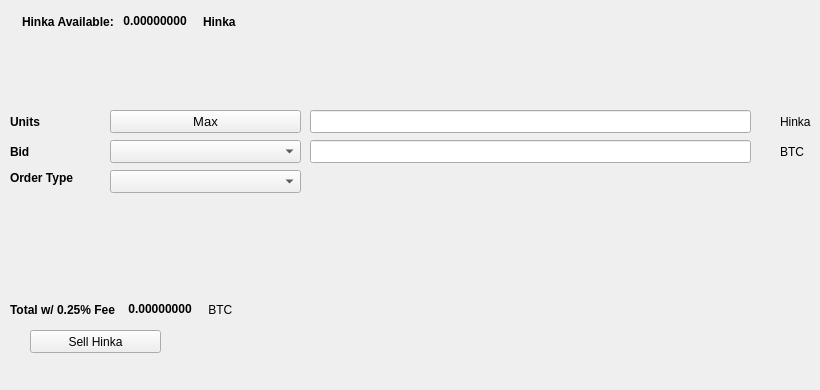
   <widget class="QWidget" name="SellTab">
    <attribute name="title">
     <string>Sell</string>
    </attribute>
    <widget class="QLabel" name="label_16">
     <property name="geometry">
      <rect>
       <x>780</x>
       <y>140</y>
       <width>31</width>
       <height>23</height>
      </rect>
     </property>
     <property name="text">
      <string>BTC</string>
     </property>
    </widget>
    <widget class="QComboBox" name="SellBidcomboBox">
     <property name="geometry">
      <rect>
       <x>110</x>
       <y>140</y>
       <width>191</width>
       <height>23</height>
      </rect>
     </property>
     <property name="font">
      <font>
       <pointsize>10</pointsize>
      </font>
     </property>
    </widget>
    <widget class="QLabel" name="label_18">
     <property name="geometry">
      <rect>
       <x>10</x>
       <y>110</y>
       <width>46</width>
       <height>23</height>
      </rect>
     </property>
     <property name="font">
      <font>
       <weight>75</weight>
       <bold>true</bold>
      </font>
     </property>
     <property name="text">
      <string>Units</string>
     </property>
    </widget>
    <widget class="QPushButton" name="Sell_Max_Amount">
     <property name="geometry">
      <rect>
       <x>110</x>
       <y>110</y>
       <width>191</width>
       <height>23</height>
      </rect>
     </property>
     <property name="font">
      <font>
       <pointsize>10</pointsize>
      </font>
     </property>
     <property name="text">
      <string>Max</string>
     </property>
    </widget>
    <widget class="QLabel" name="label_20">
     <property name="geometry">
      <rect>
       <x>10</x>
       <y>170</y>
       <width>91</width>
       <height>16</height>
      </rect>
     </property>
     <property name="font">
      <font>
       <weight>75</weight>
       <bold>true</bold>
      </font>
     </property>
     <property name="text">
      <string>Order Type</string>
     </property>
    </widget>
    <widget class="QComboBox" name="SellOrdertypeCombo">
     <property name="geometry">
      <rect>
       <x>110</x>
       <y>170</y>
       <width>191</width>
       <height>23</height>
      </rect>
     </property>
     <property name="font">
      <font>
       <pointsize>10</pointsize>
      </font>
     </property>
    </widget>
    <widget class="QLabel" name="label_21">
     <property name="geometry">
      <rect>
       <x>10</x>
       <y>140</y>
       <width>46</width>
       <height>23</height>
      </rect>
     </property>
     <property name="font">
      <font>
       <weight>75</weight>
       <bold>true</bold>
      </font>
     </property>
     <property name="text">
      <string>Bid</string>
     </property>
    </widget>
    <widget class="QLabel" name="label_22">
     <property name="geometry">
      <rect>
       <x>780</x>
       <y>110</y>
       <width>31</width>
       <height>23</height>
      </rect>
     </property>
     <property name="text">
      <string>Hinka</string>
     </property>
    </widget>
    <widget class="QLineEdit" name="UnitsInputHinka">
     <property name="geometry">
      <rect>
       <x>310</x>
       <y>110</y>
       <width>441</width>
       <height>23</height>
      </rect>
     </property>
     <property name="font">
      <font>
       <pointsize>9</pointsize>
       <weight>75</weight>
       <bold>true</bold>
      </font>
     </property>
    </widget>
    <widget class="QLineEdit" name="SellBidPriceEdit">
     <property name="geometry">
      <rect>
       <x>310</x>
       <y>140</y>
       <width>441</width>
       <height>23</height>
      </rect>
     </property>
     <property name="font">
      <font>
       <pointsize>9</pointsize>
       <weight>75</weight>
       <bold>true</bold>
      </font>
     </property>
    </widget>
    <widget class="QPushButton" name="SellHinkaBTN">
     <property name="geometry">
      <rect>
       <x>30</x>
       <y>330</y>
       <width>131</width>
       <height>23</height>
      </rect>
     </property>
     <property name="text">
      <string>Sell Hinka</string>
     </property>
     <property name="icon">
      <iconset resource="../hinka">
       <normaloff>:/icons/bitcoin</normaloff>:/icons/bitcoin</iconset>
     </property>
    </widget>
    <widget class="QWidget" name="layoutWidget3">
     <property name="geometry">
      <rect>
       <x>22</x>
       <y>12</y>
       <width>258</width>
       <height>19</height>
      </rect>
     </property>
     <layout class="QHBoxLayout" name="horizontalLayout">
      <item>
       <widget class="QLabel" name="label232_2">
        <property name="font">
         <font>
          <weight>75</weight>
          <bold>true</bold>
         </font>
        </property>
        <property name="text">
         <string>Hinka Available:</string>
        </property>
       </widget>
      </item>
      <item>
       <widget class="QLabel" name="HinkaAvailableLabel">
        <property name="palette">
         <palette>
          <active>
           <colorrole role="WindowText">
            <brush brushstyle="SolidPattern">
             <color alpha="255">
              <red>0</red>
              <green>0</green>
              <blue>0</blue>
             </color>
            </brush>
           </colorrole>
           <colorrole role="Button">
            <brush brushstyle="SolidPattern">
             <color alpha="255">
              <red>0</red>
              <green>170</green>
              <blue>0</blue>
             </color>
            </brush>
           </colorrole>
           <colorrole role="Light">
            <brush brushstyle="SolidPattern">
             <color alpha="255">
              <red>0</red>
              <green>255</green>
              <blue>0</blue>
             </color>
            </brush>
           </colorrole>
           <colorrole role="Midlight">
            <brush brushstyle="SolidPattern">
             <color alpha="255">
              <red>0</red>
              <green>212</green>
              <blue>0</blue>
             </color>
            </brush>
           </colorrole>
           <colorrole role="Dark">
            <brush brushstyle="SolidPattern">
             <color alpha="255">
              <red>0</red>
              <green>85</green>
              <blue>0</blue>
             </color>
            </brush>
           </colorrole>
           <colorrole role="Mid">
            <brush brushstyle="SolidPattern">
             <color alpha="255">
              <red>0</red>
              <green>113</green>
              <blue>0</blue>
             </color>
            </brush>
           </colorrole>
           <colorrole role="Text">
            <brush brushstyle="SolidPattern">
             <color alpha="255">
              <red>0</red>
              <green>170</green>
              <blue>0</blue>
             </color>
            </brush>
           </colorrole>
           <colorrole role="BrightText">
            <brush brushstyle="SolidPattern">
             <color alpha="255">
              <red>255</red>
              <green>255</green>
              <blue>255</blue>
             </color>
            </brush>
           </colorrole>
           <colorrole role="ButtonText">
            <brush brushstyle="SolidPattern">
             <color alpha="255">
              <red>0</red>
              <green>0</green>
              <blue>0</blue>
             </color>
            </brush>
           </colorrole>
           <colorrole role="Base">
            <brush brushstyle="SolidPattern">
             <color alpha="255">
              <red>255</red>
              <green>255</green>
              <blue>255</blue>
             </color>
            </brush>
           </colorrole>
           <colorrole role="Window">
            <brush brushstyle="SolidPattern">
             <color alpha="255">
              <red>0</red>
              <green>170</green>
              <blue>0</blue>
             </color>
            </brush>
           </colorrole>
           <colorrole role="Shadow">
            <brush brushstyle="SolidPattern">
             <color alpha="255">
              <red>0</red>
              <green>0</green>
              <blue>0</blue>
             </color>
            </brush>
           </colorrole>
           <colorrole role="AlternateBase">
            <brush brushstyle="SolidPattern">
             <color alpha="255">
              <red>127</red>
              <green>212</green>
              <blue>127</blue>
             </color>
            </brush>
           </colorrole>
           <colorrole role="ToolTipBase">
            <brush brushstyle="SolidPattern">
             <color alpha="255">
              <red>255</red>
              <green>255</green>
              <blue>220</blue>
             </color>
            </brush>
           </colorrole>
           <colorrole role="ToolTipText">
            <brush brushstyle="SolidPattern">
             <color alpha="255">
              <red>0</red>
              <green>0</green>
              <blue>0</blue>
             </color>
            </brush>
           </colorrole>
          </active>
          <inactive>
           <colorrole role="WindowText">
            <brush brushstyle="SolidPattern">
             <color alpha="255">
              <red>0</red>
              <green>0</green>
              <blue>0</blue>
             </color>
            </brush>
           </colorrole>
           <colorrole role="Button">
            <brush brushstyle="SolidPattern">
             <color alpha="255">
              <red>0</red>
              <green>170</green>
              <blue>0</blue>
             </color>
            </brush>
           </colorrole>
           <colorrole role="Light">
            <brush brushstyle="SolidPattern">
             <color alpha="255">
              <red>0</red>
              <green>255</green>
              <blue>0</blue>
             </color>
            </brush>
           </colorrole>
           <colorrole role="Midlight">
            <brush brushstyle="SolidPattern">
             <color alpha="255">
              <red>0</red>
              <green>212</green>
              <blue>0</blue>
             </color>
            </brush>
           </colorrole>
           <colorrole role="Dark">
            <brush brushstyle="SolidPattern">
             <color alpha="255">
              <red>0</red>
              <green>85</green>
              <blue>0</blue>
             </color>
            </brush>
           </colorrole>
           <colorrole role="Mid">
            <brush brushstyle="SolidPattern">
             <color alpha="255">
              <red>0</red>
              <green>113</green>
              <blue>0</blue>
             </color>
            </brush>
           </colorrole>
           <colorrole role="Text">
            <brush brushstyle="SolidPattern">
             <color alpha="255">
              <red>0</red>
              <green>170</green>
              <blue>0</blue>
             </color>
            </brush>
           </colorrole>
           <colorrole role="BrightText">
            <brush brushstyle="SolidPattern">
             <color alpha="255">
              <red>255</red>
              <green>255</green>
              <blue>255</blue>
             </color>
            </brush>
           </colorrole>
           <colorrole role="ButtonText">
            <brush brushstyle="SolidPattern">
             <color alpha="255">
              <red>0</red>
              <green>0</green>
              <blue>0</blue>
             </color>
            </brush>
           </colorrole>
           <colorrole role="Base">
            <brush brushstyle="SolidPattern">
             <color alpha="255">
              <red>255</red>
              <green>255</green>
              <blue>255</blue>
             </color>
            </brush>
           </colorrole>
           <colorrole role="Window">
            <brush brushstyle="SolidPattern">
             <color alpha="255">
              <red>0</red>
              <green>170</green>
              <blue>0</blue>
             </color>
            </brush>
           </colorrole>
           <colorrole role="Shadow">
            <brush brushstyle="SolidPattern">
             <color alpha="255">
              <red>0</red>
              <green>0</green>
              <blue>0</blue>
             </color>
            </brush>
           </colorrole>
           <colorrole role="AlternateBase">
            <brush brushstyle="SolidPattern">
             <color alpha="255">
              <red>127</red>
              <green>212</green>
              <blue>127</blue>
             </color>
            </brush>
           </colorrole>
           <colorrole role="ToolTipBase">
            <brush brushstyle="SolidPattern">
             <color alpha="255">
              <red>255</red>
              <green>255</green>
              <blue>220</blue>
             </color>
            </brush>
           </colorrole>
           <colorrole role="ToolTipText">
            <brush brushstyle="SolidPattern">
             <color alpha="255">
              <red>0</red>
              <green>0</green>
              <blue>0</blue>
             </color>
            </brush>
           </colorrole>
          </inactive>
          <disabled>
           <colorrole role="WindowText">
            <brush brushstyle="SolidPattern">
             <color alpha="255">
              <red>0</red>
              <green>85</green>
              <blue>0</blue>
             </color>
            </brush>
           </colorrole>
           <colorrole role="Button">
            <brush brushstyle="SolidPattern">
             <color alpha="255">
              <red>0</red>
              <green>170</green>
              <blue>0</blue>
             </color>
            </brush>
           </colorrole>
           <colorrole role="Light">
            <brush brushstyle="SolidPattern">
             <color alpha="255">
              <red>0</red>
              <green>255</green>
              <blue>0</blue>
             </color>
            </brush>
           </colorrole>
           <colorrole role="Midlight">
            <brush brushstyle="SolidPattern">
             <color alpha="255">
              <red>0</red>
              <green>212</green>
              <blue>0</blue>
             </color>
            </brush>
           </colorrole>
           <colorrole role="Dark">
            <brush brushstyle="SolidPattern">
             <color alpha="255">
              <red>0</red>
              <green>85</green>
              <blue>0</blue>
             </color>
            </brush>
           </colorrole>
           <colorrole role="Mid">
            <brush brushstyle="SolidPattern">
             <color alpha="255">
              <red>0</red>
              <green>113</green>
              <blue>0</blue>
             </color>
            </brush>
           </colorrole>
           <colorrole role="Text">
            <brush brushstyle="SolidPattern">
             <color alpha="255">
              <red>0</red>
              <green>85</green>
              <blue>0</blue>
             </color>
            </brush>
           </colorrole>
           <colorrole role="BrightText">
            <brush brushstyle="SolidPattern">
             <color alpha="255">
              <red>255</red>
              <green>255</green>
              <blue>255</blue>
             </color>
            </brush>
           </colorrole>
           <colorrole role="ButtonText">
            <brush brushstyle="SolidPattern">
             <color alpha="255">
              <red>0</red>
              <green>85</green>
              <blue>0</blue>
             </color>
            </brush>
           </colorrole>
           <colorrole role="Base">
            <brush brushstyle="SolidPattern">
             <color alpha="255">
              <red>0</red>
              <green>170</green>
              <blue>0</blue>
             </color>
            </brush>
           </colorrole>
           <colorrole role="Window">
            <brush brushstyle="SolidPattern">
             <color alpha="255">
              <red>0</red>
              <green>170</green>
              <blue>0</blue>
             </color>
            </brush>
           </colorrole>
           <colorrole role="Shadow">
            <brush brushstyle="SolidPattern">
             <color alpha="255">
              <red>0</red>
              <green>0</green>
              <blue>0</blue>
             </color>
            </brush>
           </colorrole>
           <colorrole role="AlternateBase">
            <brush brushstyle="SolidPattern">
             <color alpha="255">
              <red>0</red>
              <green>170</green>
              <blue>0</blue>
             </color>
            </brush>
           </colorrole>
           <colorrole role="ToolTipBase">
            <brush brushstyle="SolidPattern">
             <color alpha="255">
              <red>255</red>
              <green>255</green>
              <blue>220</blue>
             </color>
            </brush>
           </colorrole>
           <colorrole role="ToolTipText">
            <brush brushstyle="SolidPattern">
             <color alpha="255">
              <red>0</red>
              <green>0</green>
              <blue>0</blue>
             </color>
            </brush>
           </colorrole>
          </disabled>
         </palette>
        </property>
        <property name="font">
         <font>
          <weight>75</weight>
          <bold>true</bold>
         </font>
        </property>
        <property name="text">
         <string> 0.00000000 </string>
        </property>
        <property name="textInteractionFlags">
         <set>Qt::LinksAccessibleByMouse|Qt::TextSelectableByKeyboard|Qt::TextSelectableByMouse</set>
        </property>
       </widget>
      </item>
      <item>
       <widget class="QLabel" name="labelHinka">
        <property name="font">
         <font>
          <weight>75</weight>
          <bold>true</bold>
         </font>
        </property>
        <property name="text">
         <string>Hinka</string>
        </property>
       </widget>
      </item>
     </layout>
    </widget>
    <widget class="QWidget" name="layoutWidget">
     <property name="geometry">
      <rect>
       <x>10</x>
       <y>300</y>
       <width>268</width>
       <height>19</height>
      </rect>
     </property>
     <layout class="QHBoxLayout" name="horizontalLayout_2">
      <item>
       <widget class="QLabel" name="label_19">
        <property name="font">
         <font>
          <weight>75</weight>
          <bold>true</bold>
         </font>
        </property>
        <property name="text">
         <string>Total w/ 0.25% Fee </string>
        </property>
       </widget>
      </item>
      <item>
       <widget class="QLabel" name="SellCostLabel">
        <property name="palette">
         <palette>
          <active>
           <colorrole role="WindowText">
            <brush brushstyle="SolidPattern">
             <color alpha="255">
              <red>0</red>
              <green>0</green>
              <blue>0</blue>
             </color>
            </brush>
           </colorrole>
           <colorrole role="Button">
            <brush brushstyle="SolidPattern">
             <color alpha="255">
              <red>0</red>
              <green>170</green>
              <blue>0</blue>
             </color>
            </brush>
           </colorrole>
           <colorrole role="Light">
            <brush brushstyle="SolidPattern">
             <color alpha="255">
              <red>0</red>
              <green>255</green>
              <blue>0</blue>
             </color>
            </brush>
           </colorrole>
           <colorrole role="Midlight">
            <brush brushstyle="SolidPattern">
             <color alpha="255">
              <red>0</red>
              <green>212</green>
              <blue>0</blue>
             </color>
            </brush>
           </colorrole>
           <colorrole role="Dark">
            <brush brushstyle="SolidPattern">
             <color alpha="255">
              <red>0</red>
              <green>85</green>
              <blue>0</blue>
             </color>
            </brush>
           </colorrole>
           <colorrole role="Mid">
            <brush brushstyle="SolidPattern">
             <color alpha="255">
              <red>0</red>
              <green>113</green>
              <blue>0</blue>
             </color>
            </brush>
           </colorrole>
           <colorrole role="Text">
            <brush brushstyle="SolidPattern">
             <color alpha="255">
              <red>0</red>
              <green>170</green>
              <blue>0</blue>
             </color>
            </brush>
           </colorrole>
           <colorrole role="BrightText">
            <brush brushstyle="SolidPattern">
             <color alpha="255">
              <red>255</red>
              <green>255</green>
              <blue>255</blue>
             </color>
            </brush>
           </colorrole>
           <colorrole role="ButtonText">
            <brush brushstyle="SolidPattern">
             <color alpha="255">
              <red>0</red>
              <green>0</green>
              <blue>0</blue>
             </color>
            </brush>
           </colorrole>
           <colorrole role="Base">
            <brush brushstyle="SolidPattern">
             <color alpha="255">
              <red>255</red>
              <green>255</green>
              <blue>255</blue>
             </color>
            </brush>
           </colorrole>
           <colorrole role="Window">
            <brush brushstyle="SolidPattern">
             <color alpha="255">
              <red>0</red>
              <green>170</green>
              <blue>0</blue>
             </color>
            </brush>
           </colorrole>
           <colorrole role="Shadow">
            <brush brushstyle="SolidPattern">
             <color alpha="255">
              <red>0</red>
              <green>0</green>
              <blue>0</blue>
             </color>
            </brush>
           </colorrole>
           <colorrole role="AlternateBase">
            <brush brushstyle="SolidPattern">
             <color alpha="255">
              <red>127</red>
              <green>212</green>
              <blue>127</blue>
             </color>
            </brush>
           </colorrole>
           <colorrole role="ToolTipBase">
            <brush brushstyle="SolidPattern">
             <color alpha="255">
              <red>255</red>
              <green>255</green>
              <blue>220</blue>
             </color>
            </brush>
           </colorrole>
           <colorrole role="ToolTipText">
            <brush brushstyle="SolidPattern">
             <color alpha="255">
              <red>0</red>
              <green>0</green>
              <blue>0</blue>
             </color>
            </brush>
           </colorrole>
          </active>
          <inactive>
           <colorrole role="WindowText">
            <brush brushstyle="SolidPattern">
             <color alpha="255">
              <red>0</red>
              <green>0</green>
              <blue>0</blue>
             </color>
            </brush>
           </colorrole>
           <colorrole role="Button">
            <brush brushstyle="SolidPattern">
             <color alpha="255">
              <red>0</red>
              <green>170</green>
              <blue>0</blue>
             </color>
            </brush>
           </colorrole>
           <colorrole role="Light">
            <brush brushstyle="SolidPattern">
             <color alpha="255">
              <red>0</red>
              <green>255</green>
              <blue>0</blue>
             </color>
            </brush>
           </colorrole>
           <colorrole role="Midlight">
            <brush brushstyle="SolidPattern">
             <color alpha="255">
              <red>0</red>
              <green>212</green>
              <blue>0</blue>
             </color>
            </brush>
           </colorrole>
           <colorrole role="Dark">
            <brush brushstyle="SolidPattern">
             <color alpha="255">
              <red>0</red>
              <green>85</green>
              <blue>0</blue>
             </color>
            </brush>
           </colorrole>
           <colorrole role="Mid">
            <brush brushstyle="SolidPattern">
             <color alpha="255">
              <red>0</red>
              <green>113</green>
              <blue>0</blue>
             </color>
            </brush>
           </colorrole>
           <colorrole role="Text">
            <brush brushstyle="SolidPattern">
             <color alpha="255">
              <red>0</red>
              <green>170</green>
              <blue>0</blue>
             </color>
            </brush>
           </colorrole>
           <colorrole role="BrightText">
            <brush brushstyle="SolidPattern">
             <color alpha="255">
              <red>255</red>
              <green>255</green>
              <blue>255</blue>
             </color>
            </brush>
           </colorrole>
           <colorrole role="ButtonText">
            <brush brushstyle="SolidPattern">
             <color alpha="255">
              <red>0</red>
              <green>0</green>
              <blue>0</blue>
             </color>
            </brush>
           </colorrole>
           <colorrole role="Base">
            <brush brushstyle="SolidPattern">
             <color alpha="255">
              <red>255</red>
              <green>255</green>
              <blue>255</blue>
             </color>
            </brush>
           </colorrole>
           <colorrole role="Window">
            <brush brushstyle="SolidPattern">
             <color alpha="255">
              <red>0</red>
              <green>170</green>
              <blue>0</blue>
             </color>
            </brush>
           </colorrole>
           <colorrole role="Shadow">
            <brush brushstyle="SolidPattern">
             <color alpha="255">
              <red>0</red>
              <green>0</green>
              <blue>0</blue>
             </color>
            </brush>
           </colorrole>
           <colorrole role="AlternateBase">
            <brush brushstyle="SolidPattern">
             <color alpha="255">
              <red>127</red>
              <green>212</green>
              <blue>127</blue>
             </color>
            </brush>
           </colorrole>
           <colorrole role="ToolTipBase">
            <brush brushstyle="SolidPattern">
             <color alpha="255">
              <red>255</red>
              <green>255</green>
              <blue>220</blue>
             </color>
            </brush>
           </colorrole>
           <colorrole role="ToolTipText">
            <brush brushstyle="SolidPattern">
             <color alpha="255">
              <red>0</red>
              <green>0</green>
              <blue>0</blue>
             </color>
            </brush>
           </colorrole>
          </inactive>
          <disabled>
           <colorrole role="WindowText">
            <brush brushstyle="SolidPattern">
             <color alpha="255">
              <red>0</red>
              <green>85</green>
              <blue>0</blue>
             </color>
            </brush>
           </colorrole>
           <colorrole role="Button">
            <brush brushstyle="SolidPattern">
             <color alpha="255">
              <red>0</red>
              <green>170</green>
              <blue>0</blue>
             </color>
            </brush>
           </colorrole>
           <colorrole role="Light">
            <brush brushstyle="SolidPattern">
             <color alpha="255">
              <red>0</red>
              <green>255</green>
              <blue>0</blue>
             </color>
            </brush>
           </colorrole>
           <colorrole role="Midlight">
            <brush brushstyle="SolidPattern">
             <color alpha="255">
              <red>0</red>
              <green>212</green>
              <blue>0</blue>
             </color>
            </brush>
           </colorrole>
           <colorrole role="Dark">
            <brush brushstyle="SolidPattern">
             <color alpha="255">
              <red>0</red>
              <green>85</green>
              <blue>0</blue>
             </color>
            </brush>
           </colorrole>
           <colorrole role="Mid">
            <brush brushstyle="SolidPattern">
             <color alpha="255">
              <red>0</red>
              <green>113</green>
              <blue>0</blue>
             </color>
            </brush>
           </colorrole>
           <colorrole role="Text">
            <brush brushstyle="SolidPattern">
             <color alpha="255">
              <red>0</red>
              <green>85</green>
              <blue>0</blue>
             </color>
            </brush>
           </colorrole>
           <colorrole role="BrightText">
            <brush brushstyle="SolidPattern">
             <color alpha="255">
              <red>255</red>
              <green>255</green>
              <blue>255</blue>
             </color>
            </brush>
           </colorrole>
           <colorrole role="ButtonText">
            <brush brushstyle="SolidPattern">
             <color alpha="255">
              <red>0</red>
              <green>85</green>
              <blue>0</blue>
             </color>
            </brush>
           </colorrole>
           <colorrole role="Base">
            <brush brushstyle="SolidPattern">
             <color alpha="255">
              <red>0</red>
              <green>170</green>
              <blue>0</blue>
             </color>
            </brush>
           </colorrole>
           <colorrole role="Window">
            <brush brushstyle="SolidPattern">
             <color alpha="255">
              <red>0</red>
              <green>170</green>
              <blue>0</blue>
             </color>
            </brush>
           </colorrole>
           <colorrole role="Shadow">
            <brush brushstyle="SolidPattern">
             <color alpha="255">
              <red>0</red>
              <green>0</green>
              <blue>0</blue>
             </color>
            </brush>
           </colorrole>
           <colorrole role="AlternateBase">
            <brush brushstyle="SolidPattern">
             <color alpha="255">
              <red>0</red>
              <green>170</green>
              <blue>0</blue>
             </color>
            </brush>
           </colorrole>
           <colorrole role="ToolTipBase">
            <brush brushstyle="SolidPattern">
             <color alpha="255">
              <red>255</red>
              <green>255</green>
              <blue>220</blue>
             </color>
            </brush>
           </colorrole>
           <colorrole role="ToolTipText">
            <brush brushstyle="SolidPattern">
             <color alpha="255">
              <red>0</red>
              <green>0</green>
              <blue>0</blue>
             </color>
            </brush>
           </colorrole>
          </disabled>
         </palette>
        </property>
        <property name="font">
         <font>
          <weight>75</weight>
          <bold>true</bold>
         </font>
        </property>
        <property name="autoFillBackground">
         <bool>false</bool>
        </property>
        <property name="text">
         <string> 0.00000000</string>
        </property>
        <property name="textInteractionFlags">
         <set>Qt::LinksAccessibleByMouse|Qt::TextSelectableByMouse</set>
        </property>
       </widget>
      </item>
      <item>
       <widget class="QLabel" name="label_17">
        <property name="font">
         <font>
          <weight>50</weight>
          <bold>false</bold>
         </font>
        </property>
        <property name="text">
         <string> BTC</string>
        </property>
       </widget>
      </item>
     </layout>
    </widget>
    <widget class="QLabel" name="label_23">
     <property name="geometry">
      <rect>
       <x>460</x>
       <y>300</y>
       <width>281</width>
       <height>81</height>
      </rect>
     </property>
     <property name="text">
      <string/>
     </property>
     <property name="pixmap">
      <pixmap>:/images/bittrex</pixmap>
     </property>
    </widget>
   </widget>
